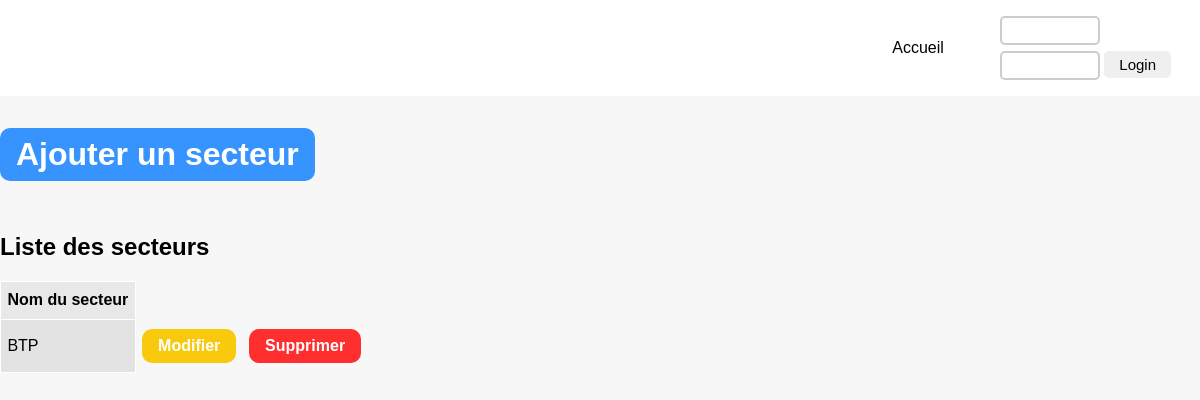
Page /GestionSecteur/adminSecteur.php on the earlier database version.
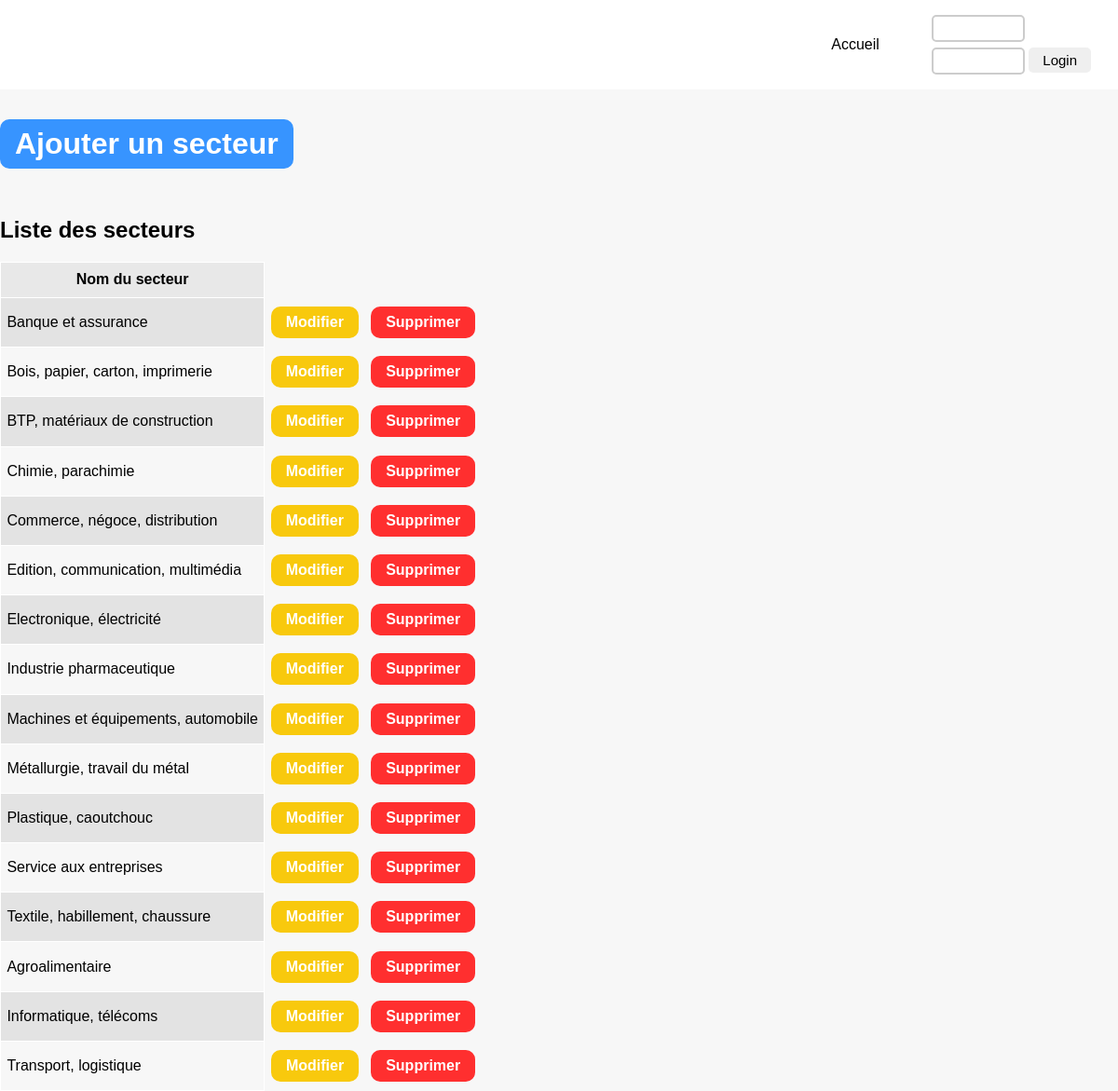
Same page on the later database version.
### tables this page shows
CREATE TABLE `secteur` (
  `id` int(11) UNSIGNED NOT NULL,
  `nom` varchar(100) NOT NULL
);

### GestionSecteur/adminSecteur.php (the view, shortened to what this page needs)
<?php
include "../header.php";
?>
    <main>
        <div class="container">
            <a class="btn btn-big" href="ajouterSecteur.php">Ajouter un secteur</a>
            <h2>Liste des secteurs</h2>
            <?php
            $pdo = new PDO("mysql:host=" . Config::SERVEUR . "; dbname=" . Config::BDO, Config::UTILISATEUR, Config::MOTDEPASSE);
            $requete = $pdo->prepare("select * from secteur");
            $requete->execute();
            $lignes = $requete->fetchAll();
            ?>
            <figure>
                <table class="table table-striped">
                    <tr>
                        <th>Nom du secteur</th>
                    </tr>
                    <?php
                    foreach ($lignes as $l) {
                        ?>
                        <tr>
                            <td><?php echo $l["nom"] ?></td>
                            <td class="center nocolor"><a class="btn btn-yellow" href="modifierSecteur.php?id=<?php echo $l["id"] ?>">Modifier</a></td>
                            <td class="center nocolor"><a class="btn btn-red" href="actions/deleteSecteur.php?id=<?php echo $l["id"] ?>">Supprimer</a></td>
                        </tr>
                        <?php
                    }
                    ?>
                </table>
            </figure>
        </div>
    </main>
</body>
</html>

### header.php (shortened to what this page needs)
<!doctype html>
<html lang="fr">
<head>
    <link rel="stylesheet" href="/style.css">
</head>
<body>
<header>
    <nav class="navbar">
        <ul>
            <li>
                <a href="/index.php">Accueil</a>
            </li>
            <li>
                <form action="/login.php" method="post">
                    <input type="text" name="user" id="user" class="login" required>
                    <br>
                    <input type="password" name="pass" id="pass" class="login" required>
                    <input type="submit" value="Login">
                </form>
            </li>
        </ul>
    </nav>
</header>

### style.css (style rules this page uses)
* { box-sizing: border-box; text-decoration: none; -ms-overflow-style: none; }
a { text-decoration: none; }
body { margin: 0; background-color: #f7f7f7; font-family: 'Maven Pro', sans-serif; background-repeat: no-repeat; -webkit-background-size: cover; -moz-background-size: cover; -o-background-size: cover; background-size: cover; }
header { position: fixed; width: 100%; padding: 5px; z-index: 1000; background-color: #fff; display: flex; align-content: center; align-items: center; flex-wrap: wrap; }
main { padding-top: 96px; }
.container { max-width: 1500px; margin: auto; }
.navbar { flex-grow: 1; display: flex; justify-content: flex-end; }
.navbar > ul { margin: 0; padding-left: 0; display: flex; align-items: center; align-content: center; flex-wrap: wrap; column-gap: 15px; }
.navbar ul li { list-style: none; }
.navbar ul li a { border: 1px solid transparent; text-decoration: none; color: inherit; padding: 0.5rem 1rem; display: inline-block; opacity: 1; transition: .2s ease all; }
.navbar input { margin: 3px 0; padding:5px; border:2px solid #ccc; -webkit-border-radius: 5px; border-radius: 5px; max-width: 100px; }
input[type=submit] { padding:5px 15px; border:0 none; cursor:pointer; -webkit-border-radius: 5px; border-radius: 5px; font-size: 15px; }
.btn { font-size: 1rem; font-weight: bold; color: white; display: inline-block; text-decoration: none; background-color: #3794ff; border-radius: 10px; padding: 0.5rem 1rem; transition: .2s ease all; }
.btn-big { margin: 2rem 0; font-size: 2rem; }
.btn-red { background-color: #ff2f2f; }
.btn-yellow { background-color: #f8c90d; }
form { padding: 0.5rem 1.5rem; max-width: 600px; width: 100%; margin: auto; border-radius: 5px; color: black; }
figure { overflow: auto; margin: 0; }
figure table, th, td { border-collapse: collapse; }
figure td, th { border: 1px solid white; padding: 0.6rem 0.4rem; color: black; text-align: left; }
figure .center { text-align: center; }
figure th { text-align: center; background-color: #e8e8e8; }
figure tr:nth-child(2n) { background-color: #e3e3e3; }
.nocolor { background-color: #f7f7f7; border: none; }

Differences in the rows shown:
removed secteur: nom "BTP"
added secteur: nom "Banque et assurance"
added secteur: nom "Bois, papier, carton, imprimerie"
added secteur: nom "BTP, matériaux de construction"
added secteur: nom "Chimie, parachimie"
added secteur: nom "Commerce, négoce, distribution"
added secteur: nom "Edition, communication, multimédia"
added secteur: nom "Electronique, électricité"
added secteur: nom "Industrie pharmaceutique"
added secteur: nom "Machines et équipements, automobile"
added secteur: nom "Métallurgie, travail du métal"
added secteur: nom "Plastique, caoutchouc"
added secteur: nom "Service aux entreprises"
added secteur: nom "Textile, habillement, chaussure"
added secteur: nom "Agroalimentaire"
added secteur: nom "Informatique, télécoms"
added secteur: nom "Transport, logistique"
